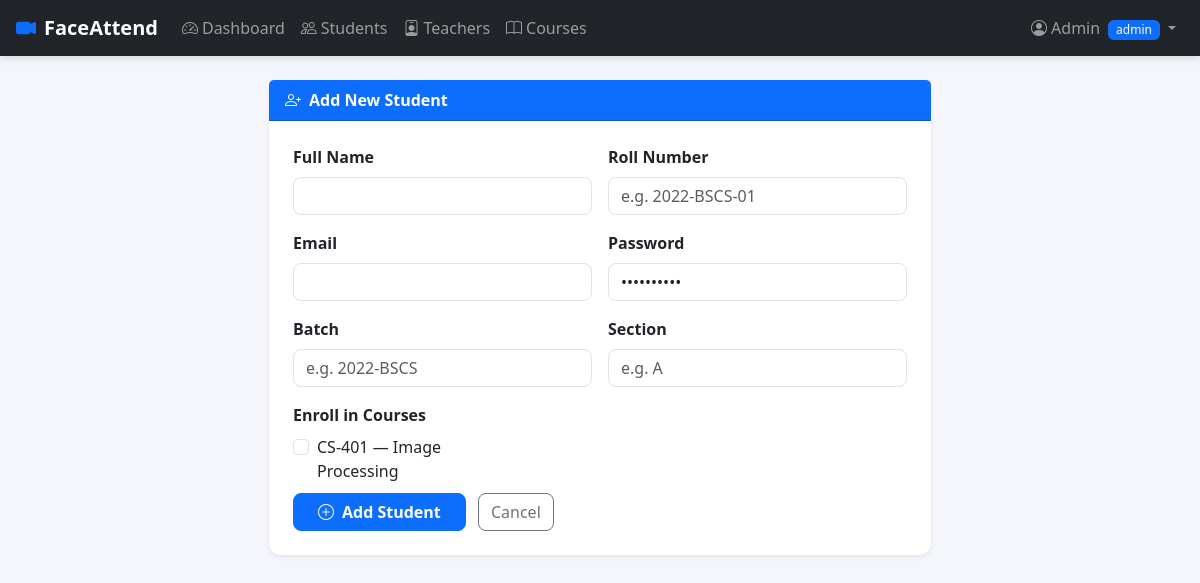
The page /admin/students/add (signed in) on the database its author committed.
### app/models.py (models this page shows)
class User(Base):
    __tablename__ = "users"
    id = Column(Integer, primary_key=True, index=True)
    name = Column(String, nullable=False)
    email = Column(String, unique=True, index=True, nullable=False)
    password_hash = Column(String, nullable=False)
    role = Column(String, default="student")  # admin / teacher / student
    student = relationship("Student", back_populates="user", uselist=False)
    teacher = relationship("Teacher", back_populates="user", uselist=False)

class Course(Base):
    __tablename__ = "courses"
    id = Column(Integer, primary_key=True)
    code = Column(String, unique=True)
    name = Column(String)
    enrollments = relationship("Enrollment", back_populates="course")
    assignments = relationship("TeacherCourse", back_populates="course")
    attendances = relationship("Attendance", back_populates="course")

### app/routers/admin.py (the view)
@router.get("/students/add", response_class=HTMLResponse)
def add_student_page(request: Request, db: Session = Depends(get_db)):
    admin = get_admin(request, db)
    if not admin:
        return RedirectResponse("/login", 302)
    courses = db.query(models.Course).all()
    return templates.TemplateResponse("admin/add_student.html", {
        "request": request, "user": admin, "courses": courses, "error": None, "success": None
    })

### templates/admin/add_student.html (shortened to what this page needs)
{% extends "base.html" %}
{% block content %}
<div class="row justify-content-center">
  <div class="col-md-7">
    <div class="card border-0 shadow-sm">
      <div class="card-header bg-primary text-white fw-bold">
        <i class="bi bi-person-plus me-2"></i>Add New Student
      </div>
      <div class="card-body p-4">
        <form method="post" action="/admin/students/add">
          <div class="row g-3">
            <div class="col-md-6">
              <label class="form-label fw-semibold">Full Name</label>
              <input type="text" name="name" class="form-control" required />
            </div>
            <div class="col-md-6">
              <label class="form-label fw-semibold">Roll Number</label>
              <input type="text" name="roll_no" class="form-control" placeholder="e.g. 2022-BSCS-01" required />
            </div>
            <div class="col-md-6">
              <label class="form-label fw-semibold">Email</label>
              <input type="email" name="email" class="form-control" required />
            </div>
            <div class="col-md-6">
              <label class="form-label fw-semibold">Password</label>
              <input type="password" name="password" class="form-control" value="student123" required />
            </div>
            <div class="col-md-6">
              <label class="form-label fw-semibold">Batch</label>
              <input type="text" name="batch" class="form-control" placeholder="e.g. 2022-BSCS" required />
            </div>
            <div class="col-md-6">
              <label class="form-label fw-semibold">Section</label>
              <input type="text" name="section" class="form-control" placeholder="e.g. A" required />
            </div>
            {% if courses %}
            <div class="col-12">
              <label class="form-label fw-semibold">Enroll in Courses</label>
              <div class="row g-2">
                {% for c in courses %}
                <div class="col-md-4">
                  <div class="form-check">
                    <input class="form-check-input" type="checkbox" name="course_ids" value="{{ c.id }}" id="course_{{ c.id }}" />
                    <label class="form-check-label" for="course_{{ c.id }}">{{ c.code }} — {{ c.name }}</label>
                  </div>
                </div>
                {% endfor %}
              </div>
            </div>
            {% endif %}
            <div class="col-12 mt-2">
              <button type="submit" class="btn btn-primary fw-semibold px-4">
                <i class="bi bi-plus-circle me-2"></i>Add Student
              </button>
              <a href="/admin/students" class="btn btn-outline-secondary ms-2">Cancel</a>
            </div>
          </div>
        </form>
      </div>
    </div>
  </div>
</div>
{% endblock %}

### templates/base.html (shortened to what this page needs)
<!DOCTYPE html>
<html lang="en">
<head>
  <link href="https://cdn.jsdelivr.net/npm/bootstrap@5.3.3/dist/css/bootstrap.min.css" rel="stylesheet" />
  <link href="https://cdn.jsdelivr.net/npm/bootstrap-icons@1.11.3/font/bootstrap-icons.min.css" rel="stylesheet" />
  <link href="/static/css/style.css" rel="stylesheet" />
</head>
<body>
{% if user %}
<nav class="navbar navbar-expand-lg navbar-dark bg-dark px-3">
  <a class="navbar-brand fw-bold" href="#">
    <i class="bi bi-camera-video-fill me-2 text-primary"></i>FaceAttend
  </a>
  <div class="collapse navbar-collapse">
    <ul class="navbar-nav me-auto">
      {% if user.role == 'admin' %}
        <li class="nav-item"><a class="nav-link" href="/admin/dashboard"><i class="bi bi-speedometer2 me-1"></i>Dashboard</a></li>
        <li class="nav-item"><a class="nav-link" href="/admin/students"><i class="bi bi-people me-1"></i>Students</a></li>
        <li class="nav-item"><a class="nav-link" href="/admin/teachers"><i class="bi bi-person-badge me-1"></i>Teachers</a></li>
        <li class="nav-item"><a class="nav-link" href="/admin/courses"><i class="bi bi-book me-1"></i>Courses</a></li>
      {% elif user.role == 'teacher' %}
        <li class="nav-item"><a class="nav-link" href="/teacher/dashboard"><i class="bi bi-speedometer2 me-1"></i>Dashboard</a></li>
      {% elif user.role == 'student' %}
        <li class="nav-item"><a class="nav-link" href="/student/dashboard"><i class="bi bi-calendar-check me-1"></i>My Attendance</a></li>
      {% endif %}
    </ul>
    <ul class="navbar-nav">
      <li class="nav-item dropdown">
        <a class="nav-link dropdown-toggle" href="#" data-bs-toggle="dropdown">
          <i class="bi bi-person-circle me-1"></i>{{ user.name }}
          <span class="badge bg-primary ms-1">{{ user.role }}</span>
        </a>
      </li>
    </ul>
  </div>
</nav>
{% endif %}
<div class="container-fluid py-4 px-4">
  {% block content %}{% endblock %}
</div>
</body>
</html>

### static/css/style.css (style rules this page uses)
body { background-color: #f4f6fb; font-family: 'Segoe UI', sans-serif; }
.navbar { box-shadow: 0 2px 8px rgba(0,0,0,0.15); }
.card { border-radius: 12px; transition: box-shadow 0.2s; }
.badge { font-weight: 500; }
.btn { border-radius: 8px; }
.form-control, .form-select { border-radius: 8px; }

### rows shown on the page
User: name "Admin", role "admin"
Course: code "CS-401", name "Image Processing"
